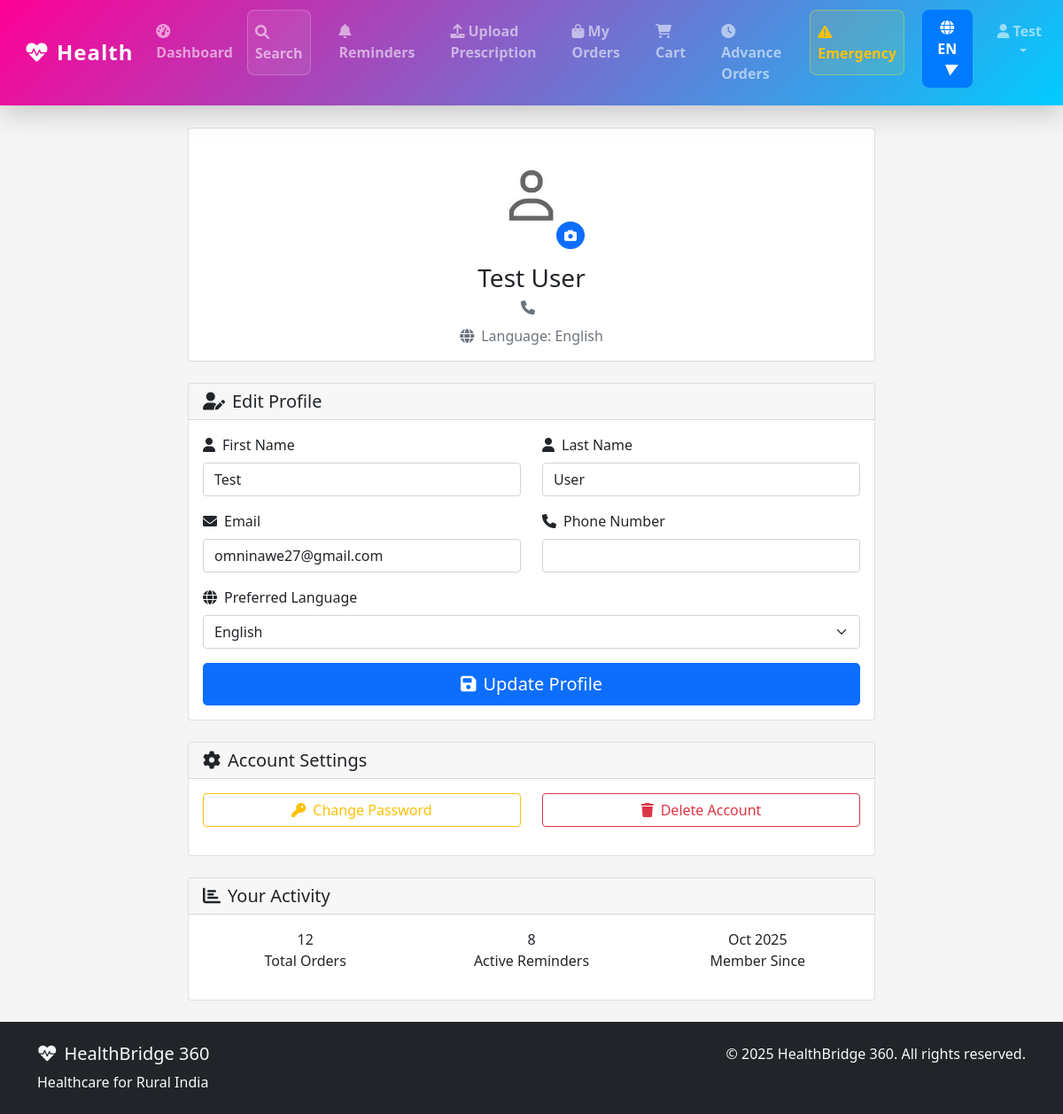
The page /en/users/profile/ (signed in) on the database its author committed.
### users/models.py (models this page shows, shortened)
class User(AbstractUser):
    LANGUAGE_CHOICES = [
        ('en', 'English'),
        ('hi', 'Hindi'),
        ('mr', 'Marathi'),
    ]
    phone_number = models.CharField(max_length=15, unique=True)
    preferred_language = models.CharField(max_length=2, choices=LANGUAGE_CHOICES, default='en')
    profile_picture = models.ImageField(upload_to='profile_pictures/', null=True, blank=True)
    is_pharmacist = models.BooleanField(default=False)
    pharmacy = models.ForeignKey('pharmacy.Pharmacy', on_delete=models.SET_NULL, null=True, blank=True, related_name='pharmacists')
    created_at = models.DateTimeField(auto_now_add=True)
    updated_at = models.DateTimeField(auto_now=True)

### users/views.py (the view, shortened to what this page needs)
# urls.py: path('profile/', views.pharmacy_profile, name='profile'),
@login_required
def profile(request):
    pharmacy = None
    if hasattr(request.user, 'is_pharmacist') and request.user.is_pharmacist:
        pharmacy = getattr(request.user, 'pharmacy', None) or getattr(request.user, 'owned_pharmacy', None)
    return render(request, 'users/profile.html', {'user': request.user, 'pharmacy': pharmacy})

### templates/users/profile.html (shortened to what this page needs)
{% extends 'base.html' %}
{% load static %}
{% block content %}
<div class="container-fluid py-4">
    <div class="row">
        <div class="col-lg-8 mx-auto">
            <div class="card mb-4">
                <div class="card-body text-center">
                    <div class="mb-3">
                        <div class="position-relative d-inline-block">
                            {% if user.profile_picture and user.profile_picture.name %}
                                <img src="{{ user.profile_picture.url }}"
                                     alt="Profile Picture"
                                     class="rounded-circle"
                                     width="120" height="120"
                                     style="object-fit: cover;">
                            {% else %}
                                <img src="{% static 'images/placeholder-user.jpg' %}"
                                     alt="Profile Picture"
                                     class="rounded-circle"
                                     width="120" height="120"
                                     style="object-fit: cover;">
                            {% endif %}
                            <button class="btn btn-sm btn-primary position-absolute bottom-0 end-0 rounded-circle"
                                    onclick="document.getElementById('profile-picture').click()">
                                <i class="fas fa-camera"></i>
                            </button>
                        </div>
                    </div>
                    <h3 class="mb-1">{{ user.first_name }} {{ user.last_name }}</h3>
                    <p class="text-muted mb-2">
                        <i class="fas fa-phone me-2"></i>{{ user.phone_number }}
                    </p>
                    <p class="text-muted mb-0">
                        <i class="fas fa-globe me-2"></i>Language: {{ user.get_preferred_language_display }}
                    </p>
                </div>
            </div>
            <div class="card">
                <div class="card-header">
                    <h5 class="mb-0">
                        <i class="fas fa-user-edit me-2"></i>Edit Profile
                    </h5>
                </div>
                <div class="card-body">
                    <form method="POST" enctype="multipart/form-data">
                        <div class="row">
                            <div class="col-md-6 mb-3">
                                <label class="form-label">
                                    <i class="fas fa-user me-2"></i>First Name
                                </label>
                                <input type="text" name="first_name" class="form-control"
                                       value="{{ user.first_name }}" required>
                            </div>
                            <div class="col-md-6 mb-3">
                                <label class="form-label">
                                    <i class="fas fa-user me-2"></i>Last Name
                                </label>
                                <input type="text" name="last_name" class="form-control"
                                       value="{{ user.last_name }}" required>
                            </div>
                        </div>
                        <div class="row">
                            <div class="col-md-6 mb-3">
                                <label class="form-label">
                                    <i class="fas fa-envelope me-2"></i>Email
                                </label>
                                <input type="email" name="email" class="form-control"
                                       value="{{ user.email }}" required>
                            </div>
                            <div class="col-md-6 mb-3">
                                <label class="form-label">
                                    <i class="fas fa-phone me-2"></i>Phone Number
                                </label>
                                <input type="tel" name="phone_number" class="form-control"
                                       value="{{ user.phone_number }}" required>
                            </div>
                        </div>
                        <div class="mb-3">
                            <label class="form-label">
                                <i class="fas fa-globe me-2"></i>Preferred Language
                            </label>
                            <select name="preferred_language" class="form-select">
                                <option value="en" {% if user.preferred_language == 'en' %}selected{% endif %}>English</option>
                            </select>
                        </div>
                        <div class="d-grid">
                            <button type="submit" class="btn btn-primary btn-lg">
                                <i class="fas fa-save me-2"></i>Update Profile
                            </button>
                        </div>
                    </form>
                </div>
            </div>
            <div class="card mt-4">
                <div class="card-header">
                    <h5 class="mb-0">
                        <i class="fas fa-cog me-2"></i>Account Settings
                    </h5>
                </div>
                <div class="card-body">
                    <div class="row">
                        <div class="col-md-6 mb-3">
                            <div class="d-grid">
                                <button class="btn btn-outline-warning" data-bs-toggle="modal" data-bs-target="#changePasswordModal">
                                    <i class="fas fa-key me-2"></i>Change Password
                                </button>
                            </div>
                        </div>
                        <div class="col-md-6 mb-3">
                            <div class="d-grid">
                                <button class="btn btn-outline-danger" data-bs-toggle="modal" data-bs-target="#deleteAccountModal">
                                    <i class="fas fa-trash me-2"></i>Delete Account
                                </button>
                            </div>
                        </div>
                    </div>
                </div>
            </div>
            <div class="card mt-4">
                <div class="card-header">
                    <h5 class="mb-0">
                        <i class="fas fa-chart-bar me-2"></i>Your Activity
                    </h5>
                </div>
                <div class="card-body">
                    <div class="row text-center">
                        <div class="col-md-4 mb-3">
                            <div class="stat-card">
                                <div class="stat-number">{{ user.order_set.count }}</div>
                                <div class="stat-label">Total Orders</div>
                            </div>
                        </div>
                        <div class="col-md-4 mb-3">
                            <div class="stat-card">
                                <div class="stat-number">{{ user.reminder_set.count }}</div>
                                <div class="stat-label">Active Reminders</div>
                            </div>
                        </div>
                        <div class="col-md-4 mb-3">
                            <div class="stat-card">
                                <div class="stat-number">{{ user.date_joined|date:"M Y" }}</div>
                                <div class="stat-label">Member Since</div>
                            </div>
                        </div>
                    </div>
                </div>
            </div>
        </div>
    </div>
</div>
{% endblock %}

### templates/base.html (shortened to what this page needs)
{% load i18n %}
{% load static %}
<!DOCTYPE html>
<html lang="{{ LANGUAGE_CODE }}">
<head>
    <link href="https://cdn.jsdelivr.net/npm/bootstrap@5.1.3/dist/css/bootstrap.min.css" rel="stylesheet">
    <link href="https://cdnjs.cloudflare.com/ajax/libs/font-awesome/6.0.0/css/all.min.css" rel="stylesheet">
</head>
<body style="background:whitesmoke;">
    <nav class="navbar navbar-expand-lg navbar-dark sticky-top"
     style="background: linear-gradient(135deg, rgb(255, 0, 150), rgb(0, 204, 255));">
        <div class="container-fluid">
            <a class="navbar-brand fw-bold" href="{% url 'core:home' %}">
                <i class="fas fa-heartbeat me-2"></i>{% trans "HealthBridge 360" %}
            </a>
            <div class="collapse navbar-collapse" id="navbarNav">
                <ul class="navbar-nav ms-auto">
                    {% if user.is_authenticated %}
                        <li class="nav-item">
                            <a class="nav-link" href="{% url 'core:dashboard' %}">
                                <i class="fas fa-tachometer-alt me-1"></i>{% trans "Dashboard" %}
                            </a>
                        </li>
                        <li class="nav-item me-3">
                            <a class="nav-link" href="{% url 'core:search' %}">
                                <i class="fas fa-search me-1"></i>{% trans "Search" %}
                            </a>
                        </li>
                        {% if not user.is_pharmacist %}
                        <li class="nav-item me-3">
                            <a class="nav-link" href="{% url 'reminders:list' %}">
                                <i class="fas fa-bell me-1"></i>{% trans "Reminders" %}
                            </a>
                        </li>
                        <li class="nav-item me-3">
                            <a class="nav-link" href="{% url 'orders:upload_prescription' %}">
                                <i class="fas fa-upload me-1"></i>{% trans "Upload Prescription" %}
                            </a>
                        </li>
                        <li class="nav-item me-3">
                            <a class="nav-link" href="{% url 'orders:my_orders' %}">
                                <i class="fas fa-shopping-bag me-1"></i>{% trans "My Orders" %}
                            </a>
                        </li>
                        <li class="nav-item me-3">
                            <a class="nav-link position-relative" href="{% url 'orders:view_cart' %}">
                                <i class="fas fa-shopping-cart me-1"></i>{% trans "Cart" %}
                                {% if user.is_authenticated %}
                                    {% load order_filters %}
                                    {% get_cart_count user as cart_count %}
                                {% endif %}
                            </a>
                        </li>
                        <li class="nav-item me-3">
                            <a class="nav-link" href="{% url 'orders:advance_orders' %}">
                                <i class="fas fa-clock me-1"></i>{% trans "Advance Orders" %}
                            </a>
                        </li>
                        {% endif %}
                        <li class="nav-item me-3">
                            <a class="nav-link text-warning" href="{% url 'core:emergency' %}">
                                <i class="fas fa-exclamation-triangle me-1"></i>{% trans "Emergency" %}
                            </a>
                        </li>
                        <li class="nav-item me-3 language-nav-item" style="position: relative; z-index: 1060;">
                            {% include 'components/language_switcher.html' %}
                        </li>
                        <li class="nav-item dropdown">
                            <a class="nav-link dropdown-toggle" href="#" id="navbarDropdown" role="button" data-bs-toggle="dropdown">
                                <i class="fas fa-user me-1"></i>{{ user.first_name }}
                            </a>
                        </li>
                    {% endif %}
                </ul>
            </div>
        </div>
    </nav>
    <main class="container-fluid px-0">
        {% block content %}
        {% endblock %}
    </main>
    {% block footer %}
    <footer class="bg-dark text-light py-4 mt-7" style="position:relative; bottom: 0; width: 100%; ">
        <div class="container">
            <div class="row">
                <div class="col-md-6">
                    <h5><i class="fas fa-heartbeat me-2"></i>{% trans "HealthBridge 360" %}</h5>
                    <p class="mb-0">{% trans "Healthcare for Rural India" %}</p>
                </div>
                <div class="col-md-6 text-md-end">
                    <p class="mb-0">&copy; 2025 {% trans "HealthBridge 360" %}. {% trans "All rights reserved." %}</p>
            </div>
        </div>
    </footer>
    {% endblock footer %}
    <script src="{% load static %}{% static 'js/main.js' %}"></script>
</body>
</html>

### rows shown on the page
User: first_name "Test", last_name "User", preferred_language "English", email "omninawe27@gmail.com", order_set.count "12", reminder_set.count "8", date_joined "Oct 2025"

### other values the page prints
{{ CURRENT_LANGUAGE|slice:":2"|upper }} "EN"
